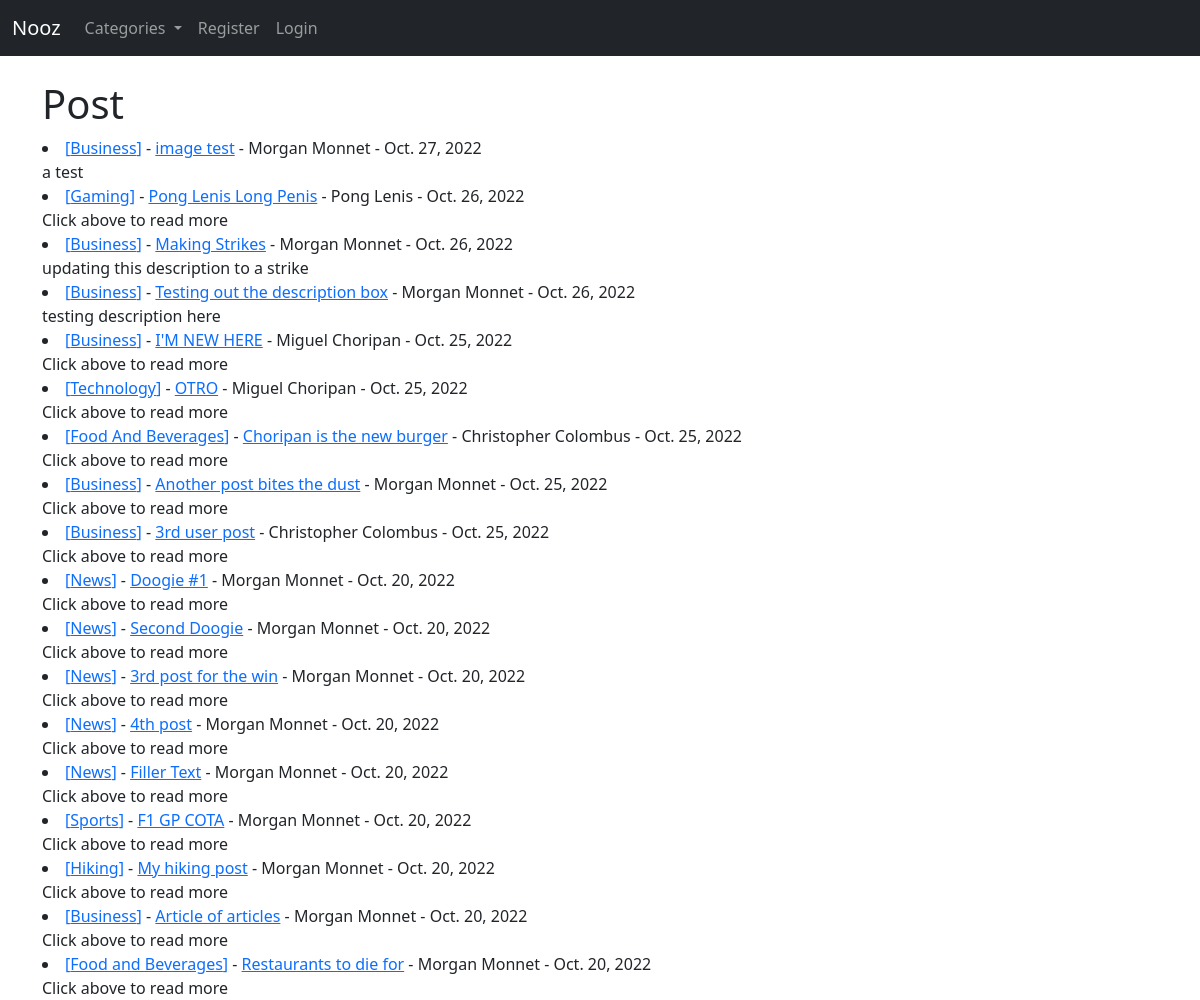
The app's page /, older data.
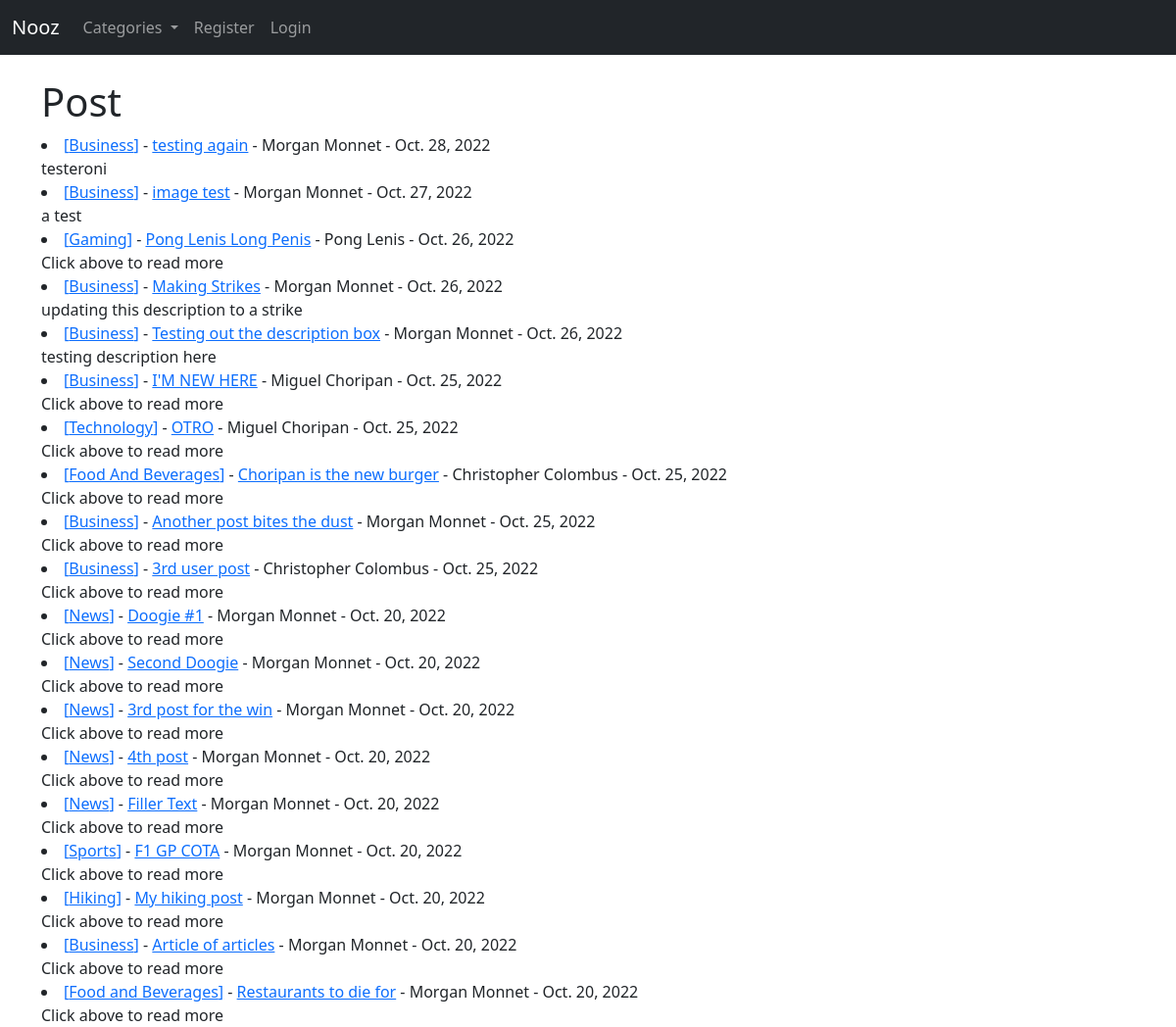
The same page, newer data.
### nooz2/models.py (models this page shows, shortened)
class Post(models.Model):
    title = models.CharField(max_length=255)
    title_tag = models.CharField(max_length=255)
    header_image = models.ImageField(null=True, blank=True, upload_to="images/")
    description = models.CharField(max_length=50)
    author = models.ForeignKey(User, on_delete=models.CASCADE)
    body = RichTextField(blank=True, null=True)
    timestamp = models.DateField(auto_now_add=True)
    category = models.CharField(max_length=255, default='News')
    likes = models.ManyToManyField(User, related_name='post_user')

### nooz2/views.py (the view)
# urls.py: path('', HomeView.as_view(), name="home"),
class HomeView(ListView):
    model = Post
    template_name = 'home.html'
    ordering = ['-timestamp']
    def get_context_data(self, *args, **kwargs):
        category_menu = Category.objects.all()
        context = super(HomeView, self).get_context_data(*args, **kwargs)
        context ["category_menu"] = category_menu
        return context

### nooz2/models.py (called while the page is built)
    def __str__(self):
        return self.name

### templates/home.html (shortened to what this page needs)
{% extends 'base.html' %}
{% block content %}
<h1>Post</h1>
{% for post in object_list %}
   <li><a href="{% url 'category' post.category|slugify|title %}">[{{ post.category }}]</a> - <a href="{% url 'post-detail' post.pk %}">{{ post.title}}</a> -
    {{ post.author.first_name }}
    {{ post.author.last_name }} -
    {{ post.timestamp }}
<br/>
    {{ post.description }}
</li>
{% endfor %}
{% endblock %}

### templates/base.html (shortened to what this page needs)
<!doctype html>
<html lang="en">
  <head>
    <link href="https://cdn.jsdelivr.net/npm/bootstrap@5.2.2/dist/css/bootstrap.min.css" rel="stylesheet">
  </head>
  <body>
    {% include "navbar.html" %}
    <br/>
    <div class="container">
    {% block content %}
    {% endblock %}
    </body>
  </body>
</html>

### templates/navbar.html (shortened to what this page needs)
<nav class="navbar navbar-expand-lg navbar-dark bg-dark">
  <div class="container-fluid">
    <a class="navbar-brand" href="{% url 'home' %}">Nooz</a>
    <div class="collapse navbar-collapse" id="navbarNavDropdown">
      <ul class="navbar-nav">
        {% if category_menu %}
        <li class="nav-item dropdown">
          <a class="nav-link dropdown-toggle" href="#" role="button" data-bs-toggle="dropdown" aria-expanded="false">
            Categories
          </a>
        </li>
        {% endif %}
        {% if user.is_authenticated %}
        <li class="nav-item">
          <a class="nav-link" href="{% url 'new_post' %}">Add Post</a>
        </li>
        <li class="nav-item">
          <a class="nav-link" href="{% url 'add_category' %}">Add Category</a>
        </li>
      {% else %}
        <li class="nav-item">
          <a class="nav-link" href="{% url 'register' %}">Register</a>
        </li>
        <li class="nav-item">
          <a class="nav-link" href="{% url 'login' %}">Login</a>
        </li>
      {% endif %}
      </ul>
    </div>
  </div>
</nav>

Row changes from the older to the newer data that the page shows:
added Post: category "Business", title "testing again", author.first_name "Morgan", author.last_name "Monnet", timestamp "Oct. 28, 2022", description "testeroni"
